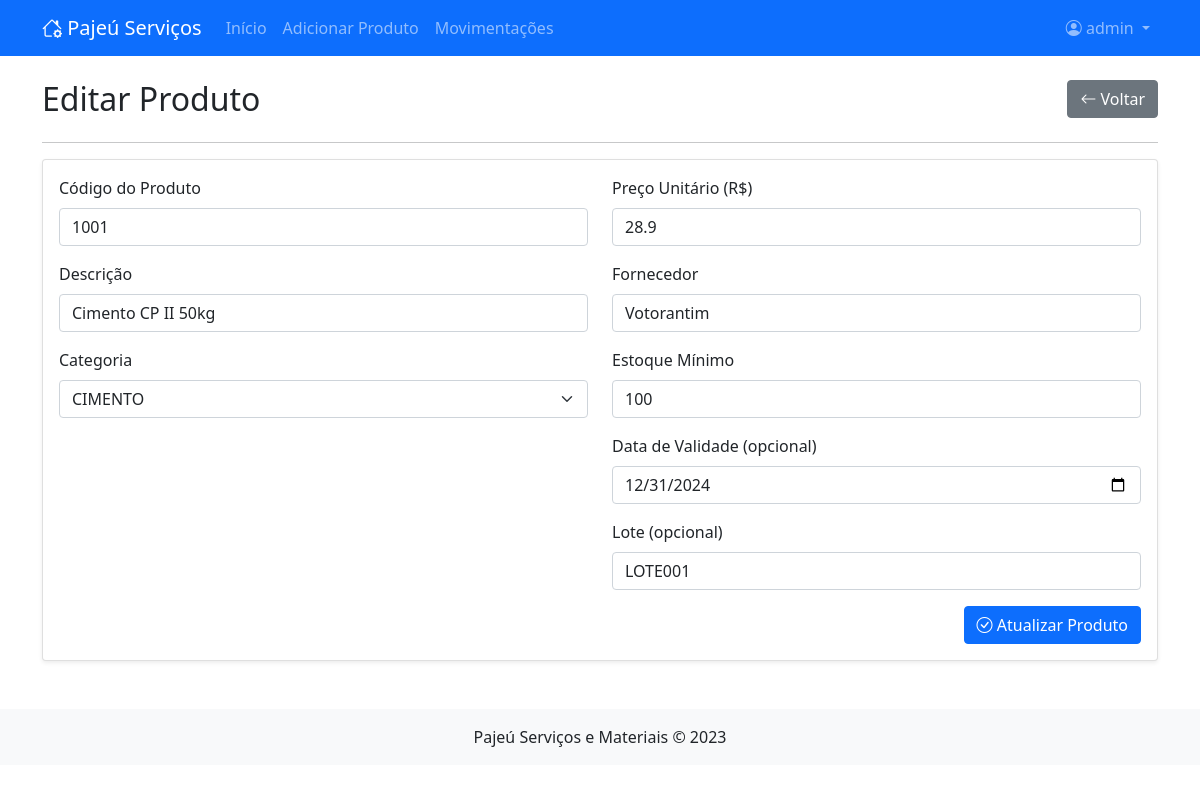
/editar/1 (signed in), run on the app's committed database.
### tables this page shows
CREATE TABLE usuarios (
        id INTEGER PRIMARY KEY AUTOINCREMENT,
        username TEXT UNIQUE NOT NULL,
        password_hash TEXT NOT NULL,
        role TEXT NOT NULL DEFAULT 'user',
        nome TEXT NOT NULL,
        email TEXT,
        data_cadastro TEXT NOT NULL
    );

CREATE TABLE produtos (
        id INTEGER PRIMARY KEY AUTOINCREMENT,
        codigo INTEGER UNIQUE NOT NULL,
        descricao TEXT NOT NULL,
        categoria TEXT NOT NULL,
        quantidade INTEGER NOT NULL,
        preco_unitario REAL NOT NULL,
        fornecedor TEXT NOT NULL,
        estoque_minimo INTEGER NOT NULL,
        data_validade TEXT,
        lote TEXT,
        data_cadastro TEXT NOT NULL
    );

### app.py (the view, shortened to what this page needs)
@app.route('/editar/<int:id>', methods=['GET', 'POST'])
@login_required
def editar_produto(id):
    conn = get_db_connection()
    produto = conn.execute('SELECT * FROM produtos WHERE id = ?', (id,)).fetchone()
    categorias = ['CIMENTO', 'AGREGADOS', 'CERÂMICOS', 'FERRO_E_ACO', 'MADEIRAS',
                 'TINTAS', 'HIDRAULICA', 'ELETRICA', 'FERRAMENTAS', 'OUTROS']
    conn.close()
    return render_template('editar_produto.html', produto=produto, categorias=categorias)

### app.py (called while the page is built)
def get_db_connection():
    conn = sqlite3.connect('estoque_construcao.db')
    conn.row_factory = sqlite3.Row
    return conn

@login_manager.user_loader
def load_user(user_id):
    conn = get_db_connection()
    user = conn.execute('SELECT * FROM usuarios WHERE id = ?', (user_id,)).fetchone()
    conn.close()
    if user:
        return User(user['id'], user['username'], user['role'])
    return None

### templates/editar_produto.html (shortened to what this page needs)
{% extends "base.html" %}
{% block content %}
<div class="row">
    <div class="col-md-8">
        <h2>Editar Produto</h2>
    </div>
    <div class="col-md-4 text-end">
        <a href="{{ url_for('index') }}" class="btn btn-secondary">
            <i class="bi bi-arrow-left"></i> Voltar
        </a>
    </div>
</div>
<hr>
<div class="card">
    <div class="card-body">
        <form method="POST">
            <div class="row">
                <div class="col-md-6">
                    <div class="mb-3">
                        <label for="codigo" class="form-label">Código do Produto</label>
                        <input type="number" class="form-control" id="codigo" name="codigo" value="{{ produto.codigo }}" required>
                    </div>
                    <div class="mb-3">
                        <label for="descricao" class="form-label">Descrição</label>
                        <input type="text" class="form-control" id="descricao" name="descricao" value="{{ produto.descricao }}" required>
                    </div>
                    <div class="mb-3">
                        <label for="categoria" class="form-label">Categoria</label>
                        <select class="form-select" id="categoria" name="categoria" required>
                            {% for categoria in categorias %}
                            <option value="{{ categoria }}" {% if categoria == produto.categoria %}selected{% endif %}>{{ categoria }}</option>
                            {% endfor %}
                        </select>
                    </div>
                </div>
                <div class="col-md-6">
                    <div class="mb-3">
                        <label for="preco_unitario" class="form-label">Preço Unitário (R$)</label>
                        <input type="number" step="0.01" class="form-control" id="preco_unitario" name="preco_unitario" value="{{ produto.preco_unitario }}" min="0" required>
                    </div>
                    <div class="mb-3">
                        <label for="fornecedor" class="form-label">Fornecedor</label>
                        <input type="text" class="form-control" id="fornecedor" name="fornecedor" value="{{ produto.fornecedor }}" required>
                    </div>
                    <div class="mb-3">
                        <label for="estoque_minimo" class="form-label">Estoque Mínimo</label>
                        <input type="number" class="form-control" id="estoque_minimo" name="estoque_minimo" value="{{ produto.estoque_minimo }}" min="0" required>
                    </div>
                    <div class="mb-3">
                        <label for="data_validade" class="form-label">Data de Validade (opcional)</label>
                        <input type="date" class="form-control" id="data_validade" name="data_validade" value="{{ produto.data_validade or '' }}">
                    </div>
                    <div class="mb-3">
                        <label for="lote" class="form-label">Lote (opcional)</label>
                        <input type="text" class="form-control" id="lote" name="lote" value="{{ produto.lote or '' }}">
                    </div>
                </div>
            </div>
            <div class="text-end">
                <button type="submit" class="btn btn-primary">
                    <i class="bi bi-check-circle"></i> Atualizar Produto
                </button>
            </div>
        </form>
    </div>
</div>
{% endblock %}

### templates/base.html (shortened to what this page needs)
<!DOCTYPE html>
<html lang="pt-BR">
<head>
    <link href="https://cdn.jsdelivr.net/npm/bootstrap@5.1.3/dist/css/bootstrap.min.css" rel="stylesheet">
    <link rel="stylesheet" href="https://cdn.jsdelivr.net/npm/bootstrap-icons@1.8.1/font/bootstrap-icons.css">
    <link rel="stylesheet" href="{{ url_for('static', filename='css/estilo.css') }}">
</head>
<body>
    <nav class="navbar navbar-expand-lg navbar-dark bg-primary">
        <div class="container">
            <a class="navbar-brand" href="{{ url_for('index') }}">
                <i class="bi bi-house-gear"></i> Pajeú Serviços
            </a>
            <div class="collapse navbar-collapse" id="navbarNav">
                <ul class="navbar-nav me-auto">
                    <li class="nav-item">
                        <a class="nav-link" href="{{ url_for('index') }}">Início</a>
                    </li>
                    <li class="nav-item">
                        <a class="nav-link" href="{{ url_for('adicionar_produto') }}">Adicionar Produto</a>
                    </li>
                    <li class="nav-item">
                        <a class="nav-link" href="{{ url_for('movimentacoes') }}">Movimentações</a>
                    </li>
                </ul>
                <ul class="navbar-nav ms-auto">
                    {% if current_user.is_authenticated %}
                    <li class="nav-item dropdown">
                        <a class="nav-link dropdown-toggle" href="#" id="navbarDropdown" role="button" data-bs-toggle="dropdown" aria-expanded="false">
                            <i class="bi bi-person-circle"></i> {{ current_user.username }}
                        </a>
                    </li>
                    {% else %}
                    <li class="nav-item">
                        <a class="nav-link" href="{{ url_for('login') }}">Entrar</a>
                    </li>
                    {% endif %}
                </ul>
            </div>
        </div>
    </nav>
    <div class="container mt-4">
        {% block content %}{% endblock %}
    </div>
    <footer class="bg-light text-center mt-5 py-3">
        <div class="container">
            <p class="mb-0">Pajeú Serviços e Materiais &copy; 2023</p>
        </div>
    </footer>
</body>
</html>

### static/css/estilo.css (style rules this page uses)
.card { box-shadow: 0 0.125rem 0.25rem rgba(0, 0, 0, 0.075); border: 1px solid rgba(0, 0, 0, 0.125); }

### data on the page
usuarios: username "admin"
produtos: codigo "1001", descricao "Cimento CP II 50kg", categoria "CIMENTO", preco_unitario "28.9", fornecedor "Votorantim", estoque_minimo "100", data_validade "12/31/2024", lote "LOTE001"
